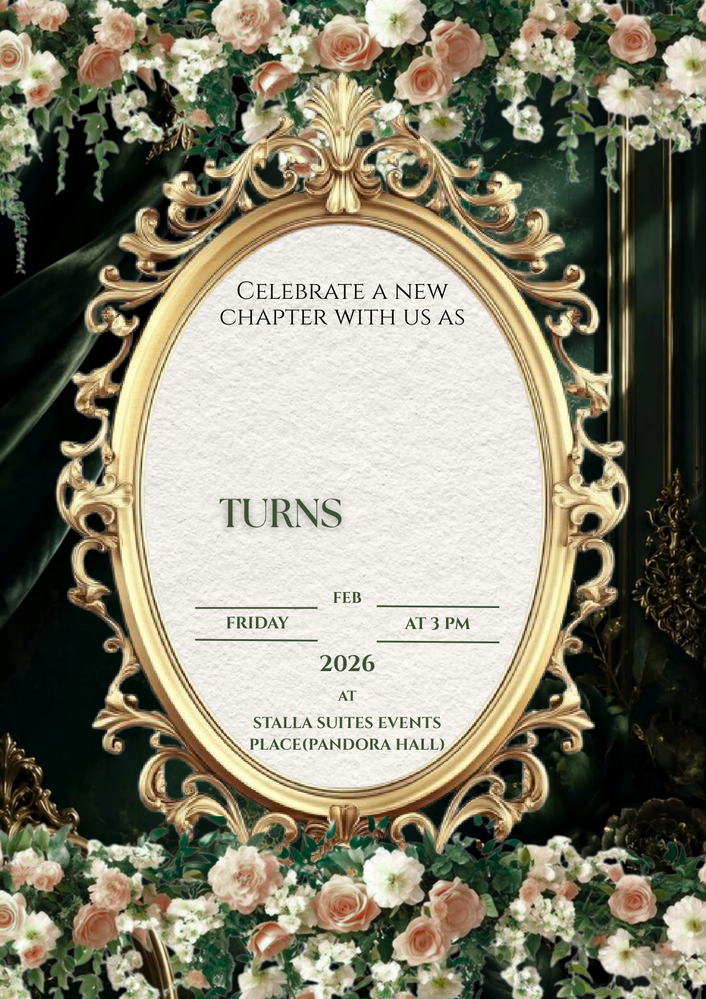
#> input picture scratch/test_removed_xobjs.png, 706 x 999 px, shrunk from 1241 x 1755 before the run, found by its file name
$ python crop_test.py
#> lines starting #> are read from the running program, lines starting #| are printed output that depends on the picture
from PIL import Image

im = Image.open('scratch/test_removed_xobjs.png')
#> im is the input picture: PIL image 706x999 RGB; mean R, G, B 133.8, 130.7, 112.4
print("Size of test_removed_xobjs:", im.size)
#| Size of test_removed_xobjs: (706, 999)

# Crop the center oval
w, h = im.size
#> w = 706; h = 999
crop = im.crop((int(w * 0.2), int(h * 0.2), int(w * 0.8), int(h * 0.8)))
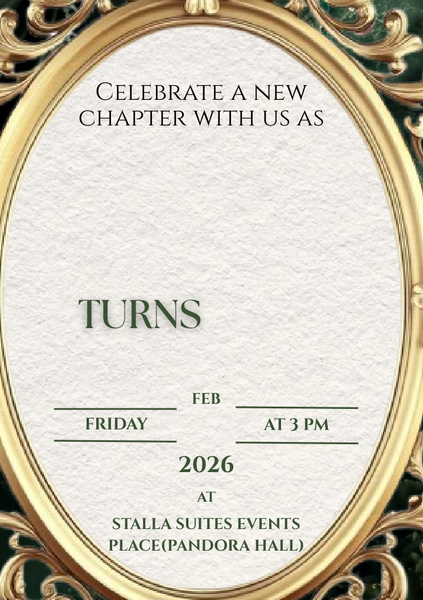
#> crop: PIL image 423x600 RGB; mean R, G, B 211, 204, 188.2
crop.save('scratch/test_crop_center.png')
print("Saved scratch/test_crop_center.png!")

$ run again, with scratch/attire_rendered_mobile.png copied over scratch/test_removed_xobjs.png
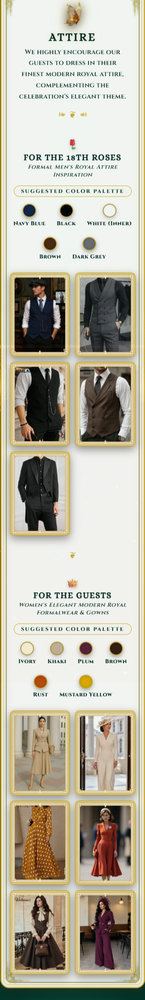
#> input picture scratch/attire_rendered_mobile.png, 145 x 1000 px, shrunk from 336 x 2320 before the run, found by its file name
#> im is the input picture: PIL image 145x1000 RGB; mean R, G, B 186.6, 181.8, 165.2
#| Size of test_removed_xobjs: (145, 1000)
#> `crop = im.crop((int(w * 0.2), int(h * 0.2), int(w * 0.8), int(h * 0.8)))`:
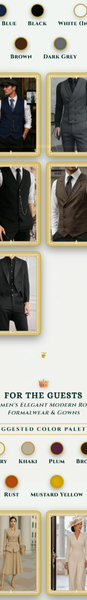
#> crop: PIL image 87x600 RGB; mean R, G, B 176.2, 172.8, 160.1
